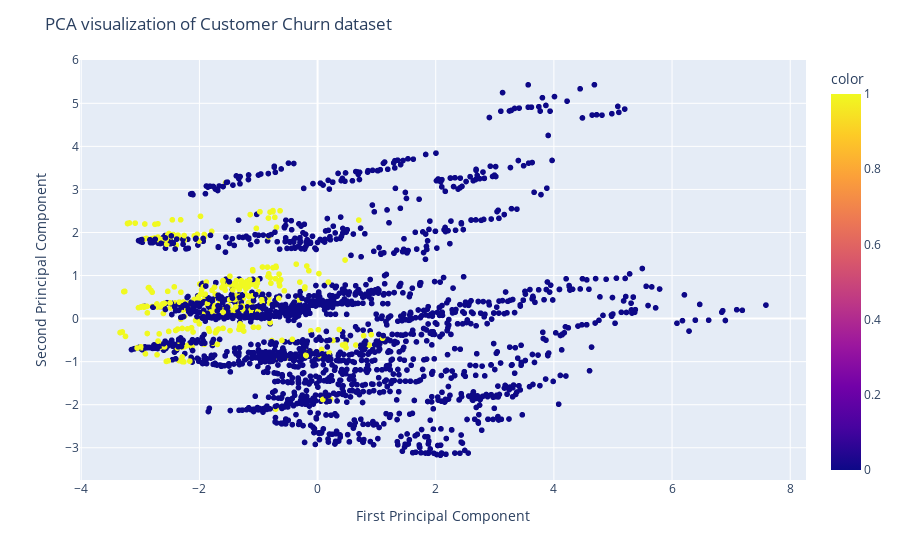

Source (notebook cell):
### Markdown cell above
## Visualizing PCA
We will now visualize the PCA result using the Plotly Express scatter plot

### Code cell
fig = px.scatter(x=X_train_pca[:, 0], y=X_train_pca[:, 1], color=y_train)
fig.update_layout(
    title="PCA visualization of Customer Churn dataset",
    xaxis_title="First Principal Component",
    yaxis_title="Second Principal Component",
)
fig.show()

### Figure 1 — Plotly figure (JSON) as saved in the notebook; plotly's stock layout.template omitted (floating-point values rounded to 4 significant figures; data arrays with more than 128 entries replaced by an {"elided": "..."} marker saying what was removed)
{"data": [{"hovertemplate": "x=%{x}<br>y=%{y}<br>color=%{marker.color}<extra></extra>", "legendgroup": "", "marker": {"color": {"elided": "2362 int values"}, "coloraxis": "coloraxis", "symbol": "circle"}, "mode": "markers", "name": "", "showlegend": false, "type": "scattergl", "x": {"elided": "2362 float values"}, "xaxis": "x", "y": {"elided": "2362 float values"}, "yaxis": "y"}], "layout": {"coloraxis": {"colorbar": {"title": {"text": "color"}}, "colorscale": [[0, "#0d0887"], [0.1111, "#46039f"], [0.2222, "#7201a8"], [0.3333, "#9c179e"], [0.4444, "#bd3786"], [0.5556, "#d8576b"], [0.6667, "#ed7953"], [0.7778, "#fb9f3a"], [0.8889, "#fdca26"], [1, "#f0f921"]]}, "legend": {"tracegroupgap": 0}, "margin": {"t": 60}, "title": {"text": "PCA visualization of Customer Churn dataset"}, "xaxis": {"anchor": "y", "domain": [0, 1], "title": {"text": "First Principal Component"}}, "yaxis": {"anchor": "x", "domain": [0, 1], "title": {"text": "Second Principal Component"}}}}
